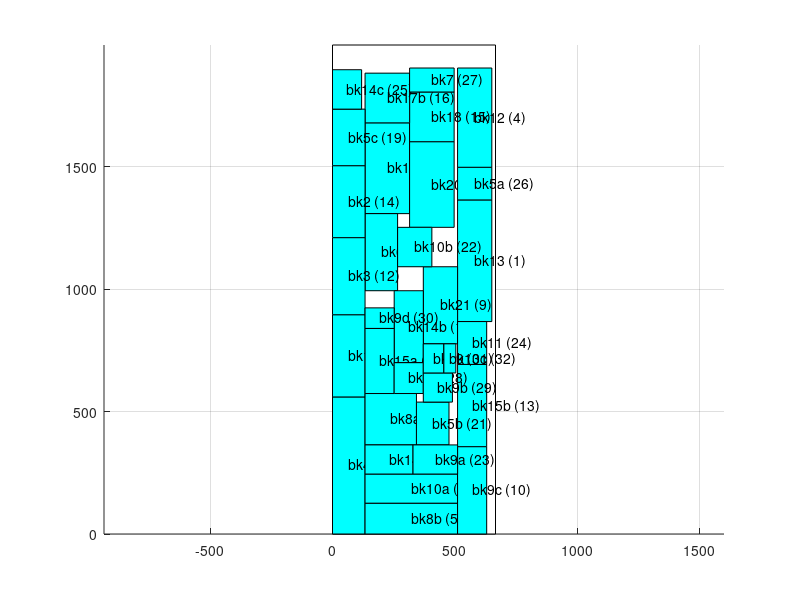

MATLAB code for this plot:
axis equal;
hold on;
grid on;
cap_x=[ 0 0 666 666 0 ];
cap_y=[ 0 1998 1998 0 0 ];
fill(cap_x,cap_y,'w');
block_x=[ 0 133 133 0 0 ];
block_y=[ 0 0 560 560 0 ];
fill(block_x,block_y,'c');
text(66,280,'bk4 (0)');
block_x=[ 511 651 651 511 511 ];
block_y=[ 868 868 1365 1365 868 ];
fill(block_x,block_y,'c');
text(581,1116,'bk13 (1)');
block_x=[ 133 315 315 133 133 ];
block_y=[ 1309 1309 1680 1680 1309 ];
fill(block_x,block_y,'c');
text(224,1494,'bk17a (2)');
block_x=[ 315 497 497 315 315 ];
block_y=[ 1253 1253 1603 1603 1253 ];
fill(block_x,block_y,'c');
text(406,1428,'bk20 (3)');
block_x=[ 511 651 651 511 511 ];
block_y=[ 1498 1498 1904 1904 1498 ];
fill(block_x,block_y,'c');
text(581,1701,'bk12 (4)');
block_x=[ 133 511 511 133 133 ];
block_y=[ 0 0 126 126 0 ];
fill(block_x,block_y,'c');
text(322,63,'bk8b (5)');
block_x=[ 133 511 511 133 133 ];
block_y=[ 126 126 245 245 126 ];
fill(block_x,block_y,'c');
text(322,185,'bk10a (6)');
block_x=[ 0 133 133 0 0 ];
block_y=[ 560 560 896 896 560 ];
fill(block_x,block_y,'c');
text(66,728,'bk1 (7)');
block_x=[ 133 343 343 133 133 ];
block_y=[ 364 364 574 574 364 ];
fill(block_x,block_y,'c');
text(238,469,'bk8a (8)');
block_x=[ 371 511 511 371 371 ];
block_y=[ 777 777 1092 1092 777 ];
fill(block_x,block_y,'c');
text(441,934,'bk21 (9)');
block_x=[ 511 630 630 511 511 ];
block_y=[ 0 0 357 357 0 ];
fill(block_x,block_y,'c');
text(570,178,'bk9c (10)');
block_x=[ 133 266 266 133 133 ];
block_y=[ 994 994 1309 1309 994 ];
fill(block_x,block_y,'c');
text(199,1151,'bk6 (11)');
block_x=[ 0 133 133 0 0 ];
block_y=[ 896 896 1211 1211 896 ];
fill(block_x,block_y,'c');
text(66,1053,'bk3 (12)');
block_x=[ 511 630 630 511 511 ];
block_y=[ 357 357 693 693 357 ];
fill(block_x,block_y,'c');
text(570,525,'bk15b (13)');
block_x=[ 0 133 133 0 0 ];
block_y=[ 1211 1211 1505 1505 1211 ];
fill(block_x,block_y,'c');
text(66,1358,'bk2 (14)');
block_x=[ 315 497 497 315 315 ];
block_y=[ 1603 1603 1806 1806 1603 ];
fill(block_x,block_y,'c');
text(406,1704,'bk18 (15)');
block_x=[ 133 315 315 133 133 ];
block_y=[ 1680 1680 1883 1883 1680 ];
fill(block_x,block_y,'c');
text(224,1781,'bk17b (16)');
block_x=[ 252 371 371 252 252 ];
block_y=[ 700 700 994 994 700 ];
fill(block_x,block_y,'c');
text(311,847,'bk14b (17)');
block_x=[ 133 252 252 133 133 ];
block_y=[ 574 574 840 840 574 ];
fill(block_x,block_y,'c');
text(192,707,'bk15a (18)');
block_x=[ 0 133 133 0 0 ];
block_y=[ 1505 1505 1736 1736 1505 ];
fill(block_x,block_y,'c');
text(66,1620,'bk5c (19)');
block_x=[ 133 329 329 133 133 ];
block_y=[ 245 245 364 364 245 ];
fill(block_x,block_y,'c');
text(231,304,'bk14a (20)');
block_x=[ 343 476 476 343 343 ];
block_y=[ 364 364 539 539 364 ];
fill(block_x,block_y,'c');
text(409,451,'bk5b (21)');
block_x=[ 266 406 406 266 266 ];
block_y=[ 1092 1092 1253 1253 1092 ];
fill(block_x,block_y,'c');
text(336,1172,'bk10b (22)');
block_x=[ 329 511 511 329 329 ];
block_y=[ 245 245 364 364 245 ];
fill(block_x,block_y,'c');
text(420,304,'bk9a (23)');
block_x=[ 511 630 630 511 511 ];
block_y=[ 693 693 868 868 693 ];
fill(block_x,block_y,'c');
text(570,780,'bk11 (24)');
block_x=[ 0 119 119 0 0 ];
block_y=[ 1736 1736 1897 1897 1736 ];
fill(block_x,block_y,'c');
text(59,1816,'bk14c (25)');
block_x=[ 511 651 651 511 511 ];
block_y=[ 1365 1365 1498 1498 1365 ];
fill(block_x,block_y,'c');
text(581,1431,'bk5a (26)');
block_x=[ 315 497 497 315 315 ];
block_y=[ 1806 1806 1904 1904 1806 ];
fill(block_x,block_y,'c');
text(406,1855,'bk7 (27)');
block_x=[ 252 371 371 252 252 ];
block_y=[ 574 574 700 700 574 ];
fill(block_x,block_y,'c');
text(311,637,'bk16 (28)');
block_x=[ 371 490 490 371 371 ];
block_y=[ 539 539 658 658 539 ];
fill(block_x,block_y,'c');
text(430,598,'bk9b (29)');
block_x=[ 133 252 252 133 133 ];
block_y=[ 840 840 924 924 840 ];
fill(block_x,block_y,'c');
text(192,882,'bk9d (30)');
block_x=[ 371 455 455 371 371 ];
block_y=[ 658 658 777 777 658 ];
fill(block_x,block_y,'c');
text(413,717,'bk19 (31)');
block_x=[ 455 504 504 455 455 ];
block_y=[ 658 658 777 777 658 ];
fill(block_x,block_y,'c');
text(479,717,'bk10c (32)');
